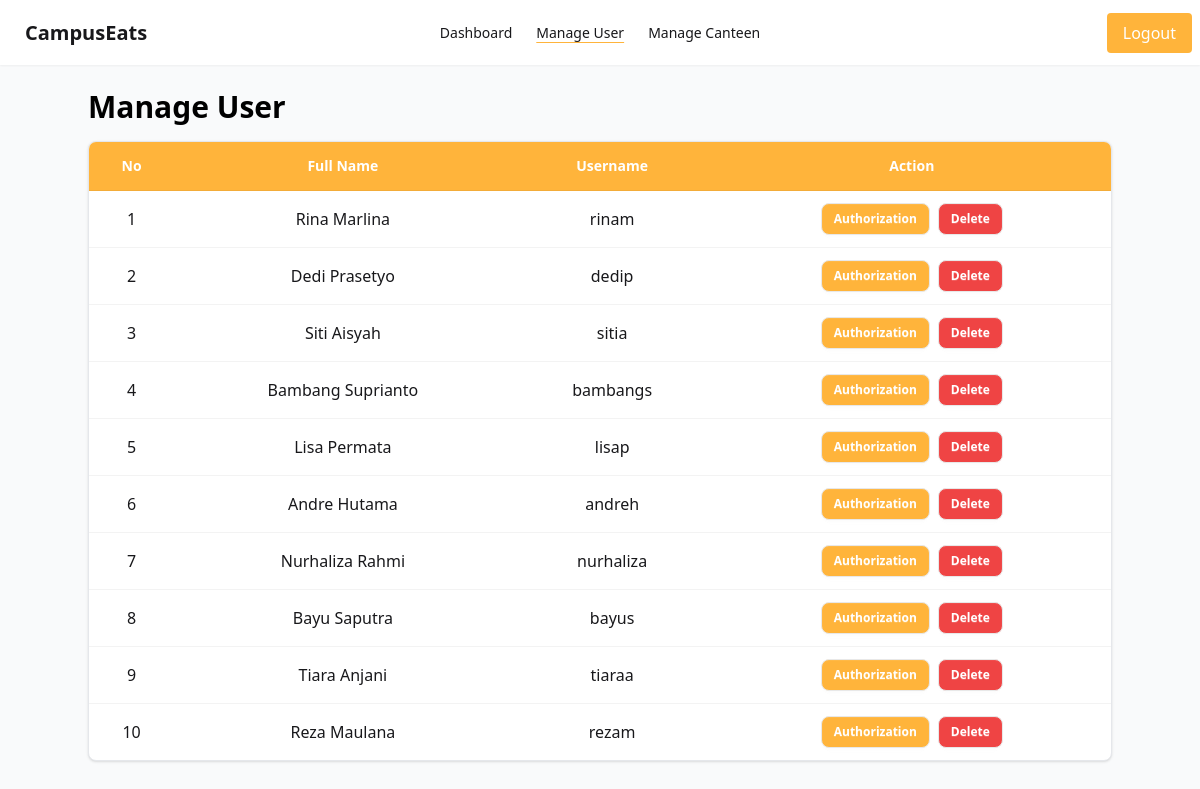
Screenshot of /pages/admin/kelola_pengguna.php (signed in) with the database file from the repository.
### tables this page shows
CREATE TABLE `user` (
  `id_user` int(11) NOT NULL,
  `nama` varchar(100) NOT NULL,
  `username` varchar(100) NOT NULL,
  `password` varchar(100) NOT NULL,
  `Role` varchar(100) NOT NULL
);

### pages/admin/kelola_pengguna.php (the view, shortened to what this page needs)
<?php
include "../../database/model.php";
?>
<!DOCTYPE html>
<html data-theme="light" class="bg-background">
<head>
  <link href="/campuseats/dist/output.css" rel="stylesheet" />
  <link href="https://cdn.jsdelivr.net/npm/daisyui@5" rel="stylesheet" type="text/css" />
  <link rel="stylesheet" href="https://cdn.jsdelivr.net/npm/notyf/notyf.min.css" />
</head>
<body class="min-h-screen flex flex-col">
  <?php
  include '../../partials/navbar-admin.php'; ?>
  <main class="w-[90%] max-w-5xl mx-auto mt-6">
    <div class="flex flex-col sm:flex-row sm:items-center sm:justify-between mb-4 gap-2">
      <h2 class="text-2xl sm:text-3xl font-bold text-black">Manage User</h2>
    </div>
  <?php
  $ambil_data_user = mysqli_query($koneksi, "SELECT * FROM user WHERE Role='pembeli'");
  ?>
  <div class="overflow-x-auto bg-white border rounded-lg shadow">
    <?php if (mysqli_num_rows($ambil_data_user) == 0) : ?>
      <p class="text-center text-lg p-6 text-gray-600">No user data found.</p>
    <?php else : ?>
      <table class="table w-full text-sm sm:text-base text-center">
        <thead class="bg-kuning text-white">
          <tr>
            <th class="p-2 sm:p-3">No</th>
            <th class="p-2 sm:p-3">Full Name</th>
            <th class="p-2 sm:p-3">Username</th>
            <th class="p-2 sm:p-3">Action</th>
          </tr>
        </thead>
        <tbody>
          <?php
          $no = 1;
          while ($row_user = mysqli_fetch_assoc($ambil_data_user)) :
          ?>
            <tr class="hover:bg-gray-50">
              <td class="p-2 sm:p-3"><?= $no ?></td>
              <td class="p-2 sm:p-3"><?= htmlspecialchars($row_user['nama']) ?></td>
              <td class="p-2 sm:p-3"><?= htmlspecialchars($row_user['username']) ?></td>
              <td class="p-2 sm:p-3 flex flex-col sm:flex-row justify-center items-center gap-2">
                <a
                  class="btn btn-sm bg-kuning text-white hover:bg-yellow-600 transition rounded-lg"
                  onclick="confirmAuthorization(<?= $row_user['id_user'] ?>, <?= $id_admin ?>)">
                  Authorization
                </a>
                <a
                  class="btn btn-sm bg-red-500 text-white hover:bg-red-600 transition rounded-lg"
                  onclick="confirmDelete(<?= $row_user['id_user'] ?>, <?= $id_admin ?>)">
                  Delete
                </a>
              </td>
            </tr>
          <?php
          $no++;
          endwhile;
          ?>
        </tbody>
      </table>
    <?php endif; ?>
  </div>
</main>
</body>
</html>

### rows the page displays
user: nama "Rina Marlina", username "rinam"
user: nama "Dedi Prasetyo", username "dedip"
user: nama "Siti Aisyah", username "sitia"
user: nama "Bambang Suprianto", username "bambangs"
user: nama "Lisa Permata", username "lisap"
user: nama "Andre Hutama", username "andreh"
user: nama "Nurhaliza Rahmi", username "nurhaliza"
user: nama "Bayu Saputra", username "bayus"
user: nama "Tiara Anjani", username "tiaraa"
user: nama "Reza Maulana", username "rezam"
